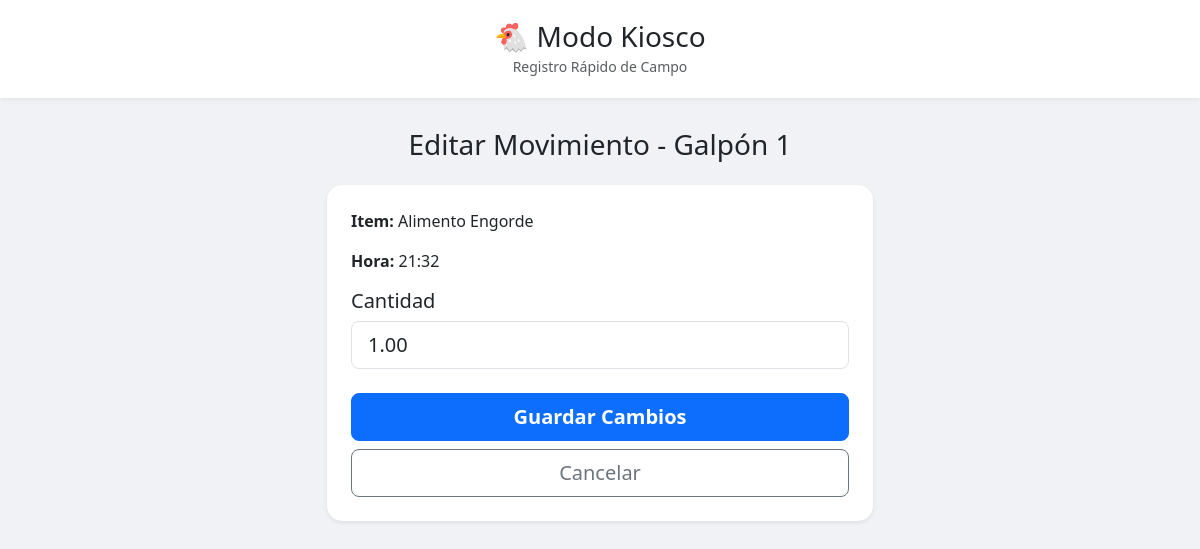
The app's page /kiosco/movimiento/28/editar/ with its own data.
### Gestion/models.py (models this page shows, shortened)
class Lote(models.Model):
    id_lote = models.AutoField(primary_key=True)
    galpon = models.ForeignKey(Galpon, on_delete=models.CASCADE)
    raza = models.CharField(max_length=100)
    fecha_inicio = models.DateField(default=timezone.now)
    aves_iniciales = models.IntegerField()
    aves_actuales = models.IntegerField(editable=False) # Updated by signal
    estado = models.BooleanField(default=True) # Active=True, Closed=False
    fecha_proxima_vacuna = models.DateField(null=True, blank=True)

class Galpon(models.Model):
    id_galpon = models.AutoField(primary_key=True)
    nombre = models.CharField(max_length=100)
    capacidad_max = models.IntegerField()

class MovimientoInterno(models.Model):
    id_movimiento = models.AutoField(primary_key=True)
    lote = models.ForeignKey(Lote, on_delete=models.CASCADE)
    articulo = models.ForeignKey(Articulo, on_delete=models.CASCADE)
    tipo_movimiento = models.CharField(
        max_length=20,
        choices=TipoMovimiento.choices
    )
    cantidad = models.DecimalField(max_digits=10, decimal_places=2)
    fecha = models.DateTimeField(default=timezone.now)

class Articulo(models.Model):
    id_articulo = models.AutoField(primary_key=True)
    class UnidadMedida(models.TextChoices):
        UNIDAD = 'Unidad', 'Unidad'
        KG = 'Kg', 'Kg'
        LITRO = 'Litro', 'Litro'
    nombre = models.CharField(max_length=200)
    tipo = models.CharField(max_length=20, choices=TipoArticulo.choices)
    unidad_medida = models.CharField(max_length=50, choices=UnidadMedida.choices, default=UnidadMedida.UNIDAD)
    controlar_stock = models.BooleanField(default=True)
    stock_actual = models.DecimalField(max_digits=10, decimal_places=2, default=0)
    stock_minimo = models.DecimalField(max_digits=10, decimal_places=2, default=0)
    precio_referencia = models.DecimalField(max_digits=10, decimal_places=2, default=0, help_text="Precio base para compras o ventas")
    es_insumo_receta = models.BooleanField(default=False, help_text="Marcar si es un envase o insumo auxiliar para recetas (no se muestra en Kiosco)")

### Kiosco/views.py (the view, shortened to what this page needs)
# urls.py: path('movimiento/<int:pk>/editar/', views.movimiento_edit, name='kiosco-movimiento-edit'),
def movimiento_edit(request, pk):
    movimiento = get_object_or_404(MovimientoInterno, pk=pk)
    lote = movimiento.lote
    return render(request, 'Kiosco/movimiento_edit.html', {'movimiento': movimiento, 'lote': lote})

### Kiosco/templates/Kiosco/movimiento_edit.html (shortened to what this page needs)
{% extends 'Kiosco/base_kiosco.html' %}
{% block content %}
<h3 class="text-center mb-4">Editar Movimiento - {{ lote.galpon.nombre }}</h3>
<div class="row justify-content-center">
    <div class="col-md-6">
        <div class="card p-4 shadow-sm border-0" style="border-radius: 15px;">
            <p><strong>Item:</strong> {{ movimiento.articulo.nombre }}</p>
            <p><strong>Hora:</strong> {{ movimiento.fecha|date:"H:i" }}</p>
            <form method="post">
                <div class="mb-4">
                    <label class="form-label h5">Cantidad</label>
                    <input type="number" step="0.01" name="cantidad" value="{{ movimiento.cantidad|stringformat:'s' }}"
                        class="form-control form-control-lg" required>
                </div>
                <div class="d-grid gap-2">
                    <button type="submit" class="btn btn-primary btn-lg fw-bold">Guardar Cambios</button>
                    <a href="{% url 'kiosco-menu' lote.pk %}" class="btn btn-outline-secondary btn-lg">Cancelar</a>
                </div>
            </form>
        </div>
    </div>
</div>
{% endblock %}

### Kiosco/templates/Kiosco/base_kiosco.html (style rules this page uses)
body { background-color: #f0f2f5; }

### records on screen
Lote: galpon.nombre "Galpón 1"
MovimientoInterno: articulo.nombre "Alimento Engorde", fecha "21:32", cantidad "1.00"
